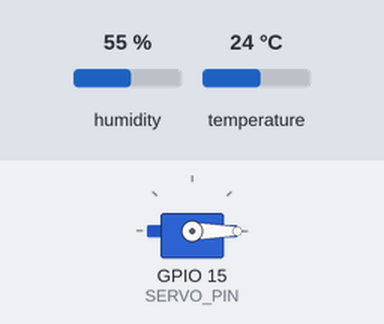
A program run on a simulated ESP32. On the bench: servo. The inputs (shaded band) are chosen by the test bench; at power-on: humidity 55 %, temperature 24 °C. WiFi joins after 1.5 s; servers stay silent unless stated; what the program prints to the serial monitor is not drawn.

Above: at 3.2 s.
3.3 s: humidity set to 51 %
6.6 s: humidity set to 48 %
At 7.9 s:
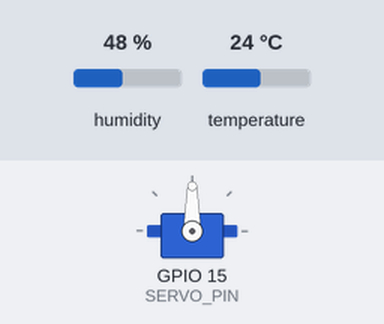
9.9 s: humidity set to 68 %
At 13.4 s:
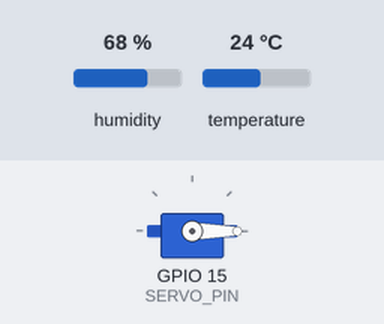
13.7 s: humidity set to 22 %
At 15.5 s:
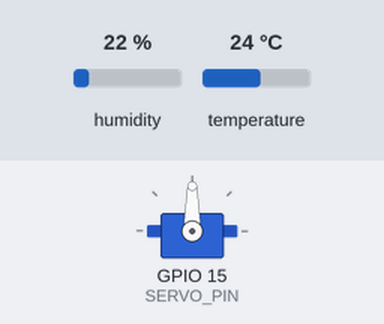
Timing chart, 0 to 17.0 s (numbered marks = the images above; inputs shaded):
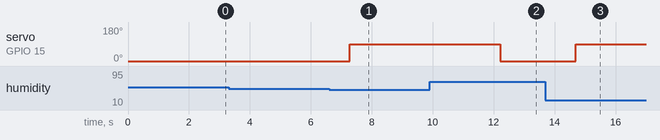

Measured:
- the behaviour switches between 50 and 49 % on humidity (found by bisection; images 0 and 1)
- after the input at 3.3 s, every drawn part: stays the same
- after the input at 6.6 s, servo on GPIO 15 (SERVO_PIN): 0° → 90° after 0.67 s
- after the input at 9.9 s, servo on GPIO 15 (SERVO_PIN): 90° → 0° after 2.3 s
- after the input at 13.7 s, servo on GPIO 15 (SERVO_PIN): 0° → 90° after 1.0 s

The program:

main.cpp
```cpp
#include <WiFi.h>           // For connecting to WiFi
#include <DHT.h>            // For DHT11 sensor
#include <FirebaseESP32.h>  // Firebase library for ESP32
#include <ESP32Servo.h>     // ESP32 compatible Servo library

// Wi-Fi credentials
#define WIFI_SSID "HotsSpot"
#define WIFI_PASSWORD "12345678"

// Firebase credentials
#define FIREBASE_HOST "https://smart-irrigation-f734e-default-rtdb.asia-southeast1.firebasedatabase.app"
#define FIREBASE_AUTH "ksJe7PNHxtfDBXo1aWDaGV2EhhoLWpfNxhW9v1YW"

// Pin Definitions
#define DHTPIN 14            // GPIO pin for DHT sensor
#define SERVO_PIN 15         // GPIO pin for Servo motor
#define DHTTYPE DHT11        // DHT11 or DHT22

DHT dht(DHTPIN, DHTTYPE);    // Initialize DHT sensor
Servo irrigationServo;       // Initialize Servo motor

FirebaseData firebaseData;   // Firebase object
FirebaseConfig firebaseConfig;
FirebaseAuth firebaseAuth;

// Thresholds
const float TEMP_THRESHOLD = 35.0;    // Temperature threshold in °C
const float HUMIDITY_THRESHOLD = 50.0;  // Humidity threshold in %

void connectToWiFi() {
  // Start connecting to WiFi
  Serial.print("Connecting to WiFi");
  WiFi.begin(WIFI_SSID, WIFI_PASSWORD);

  // Wait until connected
  while (WiFi.status() != WL_CONNECTED) {
    delay(1000);
    Serial.print(".");
  }

  // Print IP address after connection
  Serial.println();
  Serial.print("Connected to WiFi. IP Address: ");
  Serial.println(WiFi.localIP());
}

void setup() {
  Serial.begin(115200);

  // Initialize DHT sensor
  dht.begin();

  // Initialize Servo motor
  irrigationServo.attach(SERVO_PIN);
  irrigationServo.write(0);  // Initially closed (0 degrees)

  // Connect to WiFi
  connectToWiFi();

  // Firebase configuration setup
  firebaseConfig.host = FIREBASE_HOST;
  firebaseConfig.signer.tokens.legacy_token = FIREBASE_AUTH;

  // Initialize Firebase
  Firebase.begin(&firebaseConfig, &firebaseAuth);
  Firebase.reconnectWiFi(true);
}

void loop() {
  // Read temperature and humidity from DHT sensor
  float temperature = dht.readTemperature();
  float humidity = dht.readHumidity();

  // Check if sensor readings are valid
  if (isnan(temperature) || isnan(humidity)) {
    Serial.println("Failed to read from DHT sensor!");
    return;
  }

  // Display data
  Serial.print("Temperature: ");
  Serial.print(temperature);
  Serial.print(" °C, Humidity: ");
  Serial.print(humidity);
  Serial.println(" %");

  // Send data to Firebase
  if (Firebase.setFloat(firebaseData, "/sensorData/temperature", temperature) &&
      Firebase.setFloat(firebaseData, "/sensorData/humidity", humidity)) {
    Serial.println("Data sent to Firebase");
  } else {
    Serial.println("Failed to send data to Firebase");
    Serial.println(firebaseData.errorReason());
  }

  // Control the servo motor based on temperature and humidity thresholds
  if (temperature > TEMP_THRESHOLD || humidity < HUMIDITY_THRESHOLD) {
    irrigationServo.write(90);  // Open irrigation system (90 degrees)
    if (Firebase.setString(firebaseData, "/irrigationStatus", "Irrigation ON")) {
      Serial.println("Irrigation ON");
    }
  } else {
    irrigationServo.write(0);  // Close irrigation system (0 degrees)
    if (Firebase.setString(firebaseData, "/irrigationStatus", "Irrigation OFF")) {
      Serial.println("Irrigation OFF");
    }
  }

  // Delay before next sensor reading
  delay(2000);
}
```
